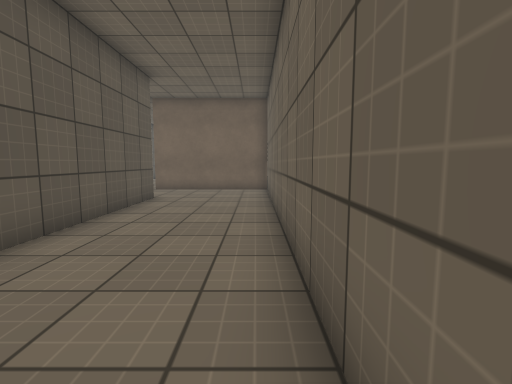
view 1 (above)

24 first-person views from a walk through a 3-D level made in the Unity game engine. The camera is 1.2 m above the floor, tilts 6° down and sees 85° across. The floor is counted in squares, 1 m on a side. Each view is taken from the middle of a square. On the plan, view 1 faces up. The plan holds only what a view shows up to about 13 squares ahead; the rest is blank. The player is left out. Surface patterns are stand-ins for the level's own textures.

view 2
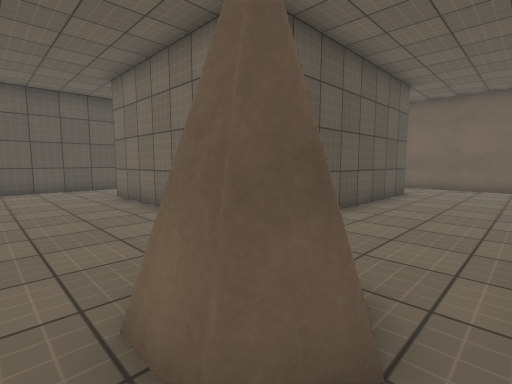

view 3
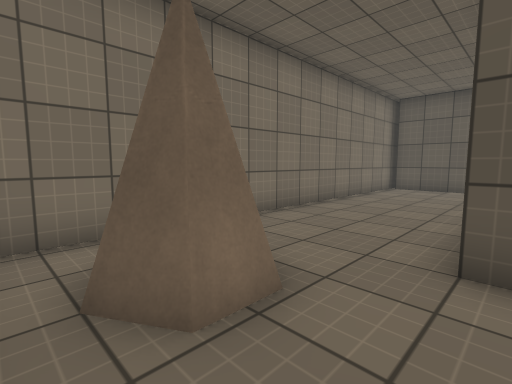

view 4
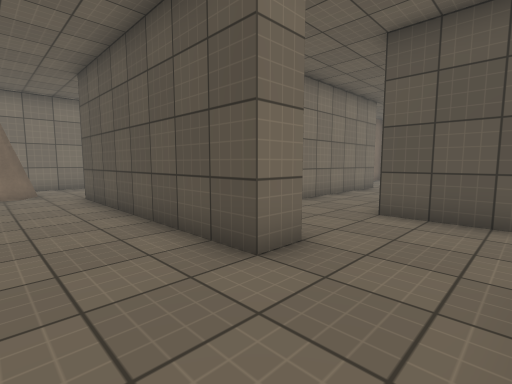

view 5
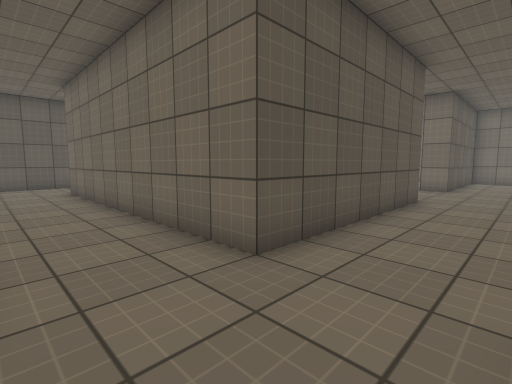

view 6
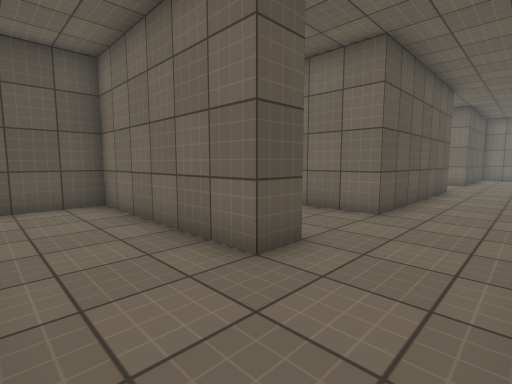

view 7
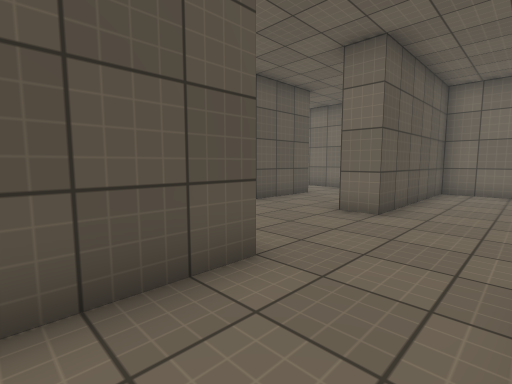

view 8
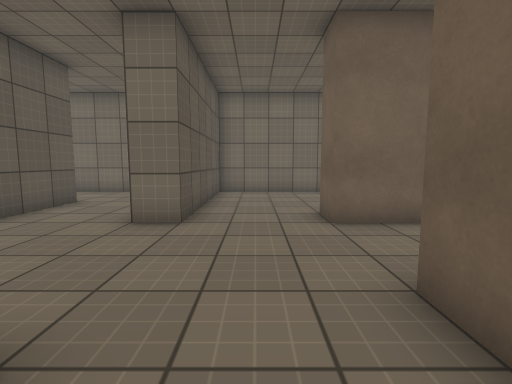

view 9
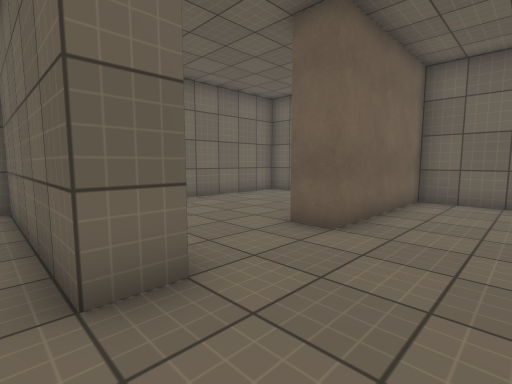

view 10
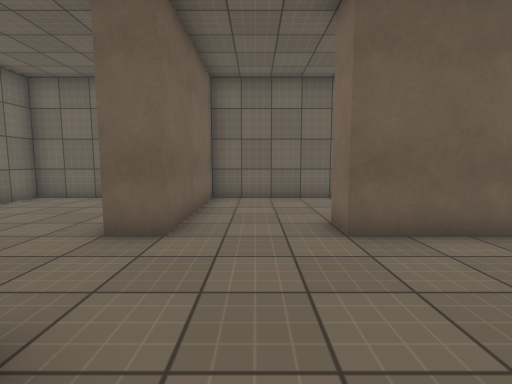

view 11
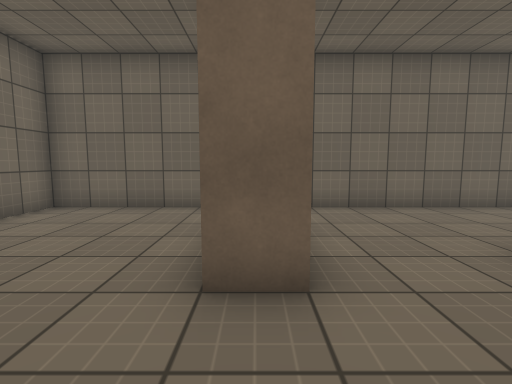

view 12
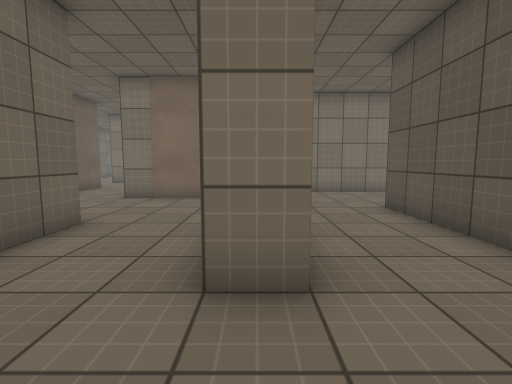

view 13
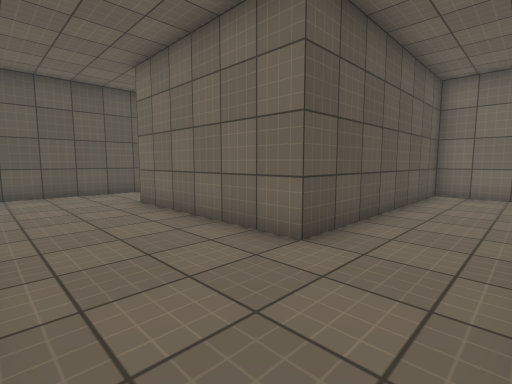

view 14
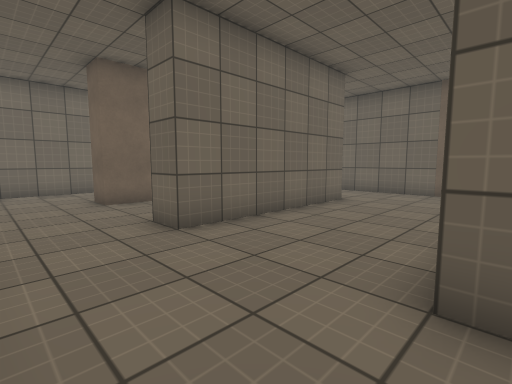

view 15
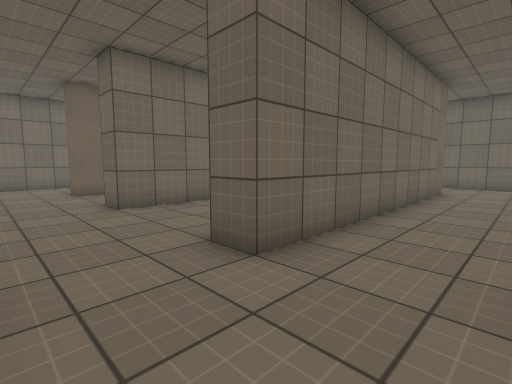

view 16
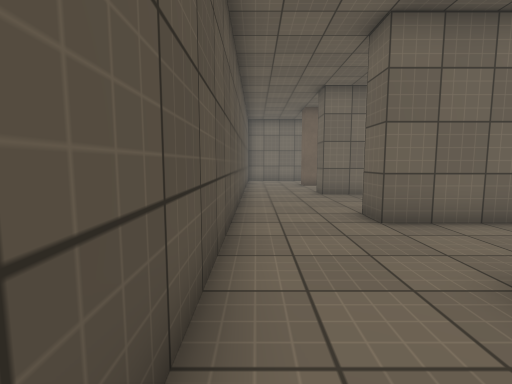

view 17
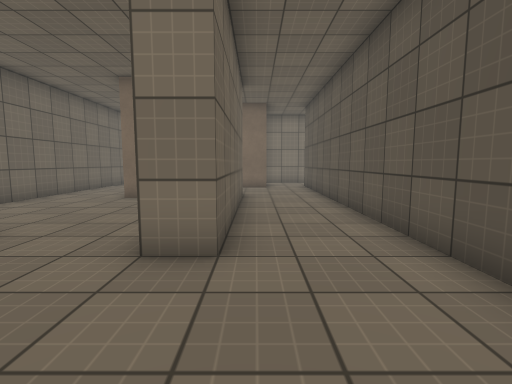

view 18
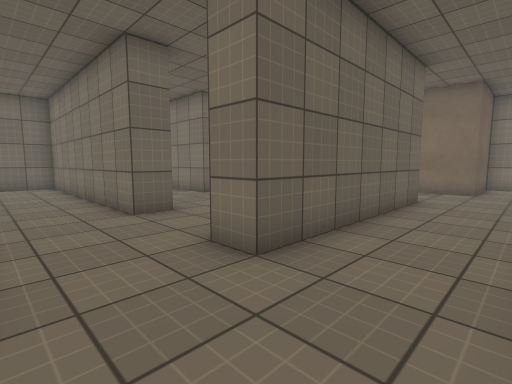

view 19
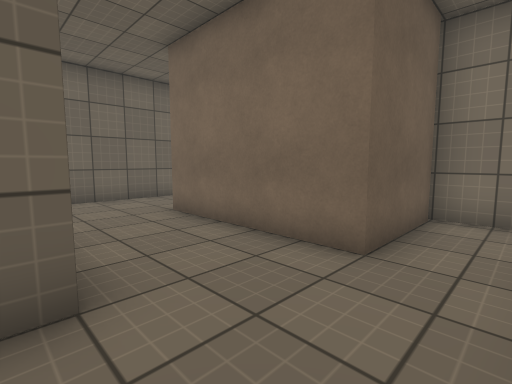

view 20
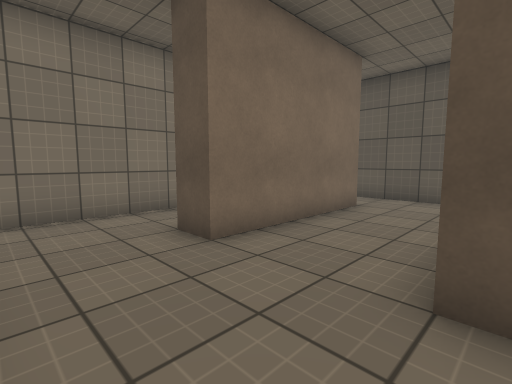

view 21
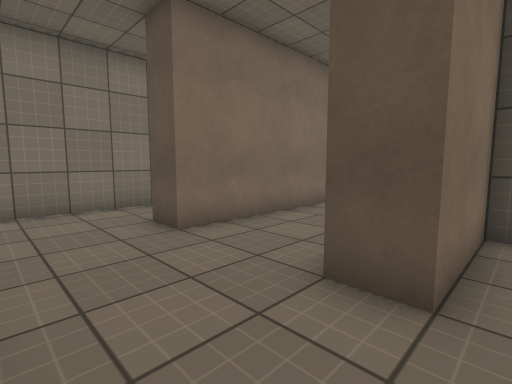

view 22
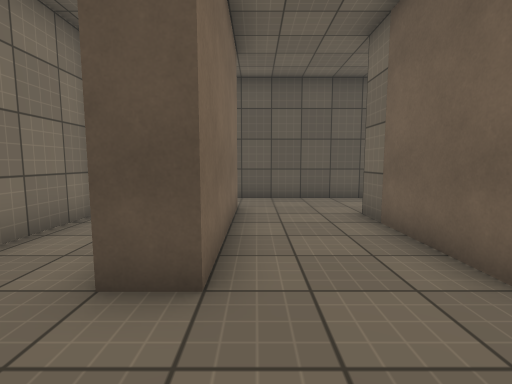

view 23
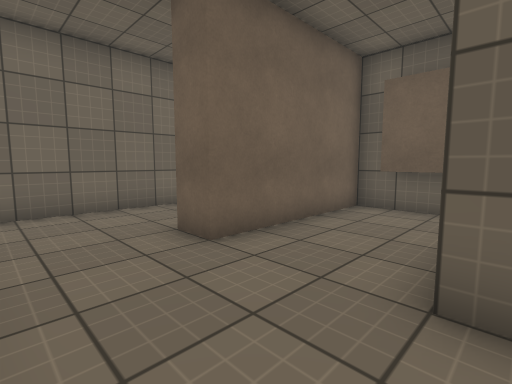

view 24
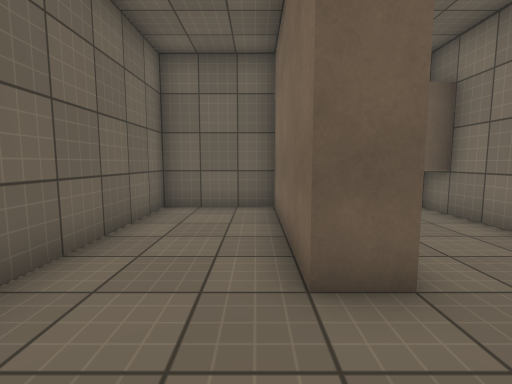

### Floor plan
Ten units are one square. View 1 is at (0, 0); x grows to the right and y downward. Boxes are objects, and circles mark ways between rooms. Rooms are numbered by the first view taken in them; rooms with no view inside come last. Other rooms are left out.
<svg viewBox="-250 -270 261 302">
<path fill="none" stroke="#000" d="M-6 5 -11 13 -20 13M-12 -1 -9 5 -12 10 -19 10M-26 27 -1 27M-9 -1 -6 5M-115 -135 -215 -135 -215 -145M-125 -162 -125 -201M-101 -165 -75 -165 -75 -95 -175 -95 -175 -105 -85 -105 -85 -141M-174 -145 -142 -145M-75 -66 -75 -55 -135 -55 -135 25M-45 -129 -45 -175 -35 -175M-46 -95 -35 -95 -35 -15M-205 -101 -205 -76M-175 -194 -175 -215M-165 -204 -165 -225 -215 -225 -215 -235 -165 -235 -165 -265 -238 -265M-192 -195 -165 -195M-205 -45 -175 -45 -175 -35 -215 -35 -215 -105 -205 -105M-126 -235 -115 -235 -115 -205M-61 -15 -105 -15M6 -125 -45 -125M5 -140 5 -205 -45 -205 -45 -215M-145 11 -145 -65 -86 -65M-111 -265 -155 -265 -155 -185 -215 -185 -215 -195M-245 -211 -245 -5M-225 -5 -175 -5 -175 5M-19 -1 -9 -1M-22 5 -20 1 -12 1M5 -224 5 -265 -75 -265 -75 -205 -85 -205 -85 -265M5 -5 5 -116M-221 27 -26 27M-18 -3 -10 -3M-24 5 -21 -1M-245 -5 -245 5M-238 27 -221 27M-225 26 -225 -5"/>
<circle cx="-15" cy="20" r="3" fill="#2a7"/>
<circle cx="0" cy="5" r="3" fill="#2a7"/>
<circle cx="-235" cy="0" r="3" fill="#2a7"/>
<text x="0" y="10">1</text>
<text x="-120" y="-120">2</text>
<text x="-240" y="10">3</text>
</svg>
Room 1 opens to room 2. Room 2 opens to room 3.

Where each view was taken, in squares from view 1:
view 1: 0 up, 0 right, facing up
view 2: 2 down, 0 right, facing up-left
view 3: 2 up, 0 right, facing down-left
view 4: 12 up, 1 left, facing down-left
view 5: 7 up, 5 left, facing up-left
view 6: 3 up, 5 left, facing up-left
view 7: 14 up, 5 left, facing up-left
view 8: 15 up, 6 left, facing up
view 9: 18 up, 9 left, facing up-right
view 10: 19 up, 9 left, facing right
view 11: 21 up, 7 left, facing right
view 12: 26 up, 12 left, facing down
view 13: 15 up, 13 left, facing up-left
view 14: 14 up, 24 left, facing up-right
view 15: 11 up, 24 left, facing up-right
view 16: 8 up, 24 left, facing up
view 17: 14 up, 22 left, facing down
view 18: 13 up, 24 left, facing down-right
view 19: 4 up, 24 left, facing down-right
view 20: 4 up, 15 left, facing down-left
view 21: 5 up, 15 left, facing down-left
view 22: 1 up, 15 left, facing left
view 23: 19 up, 24 left, facing up-right
view 24: 24 up, 24 left, facing right
